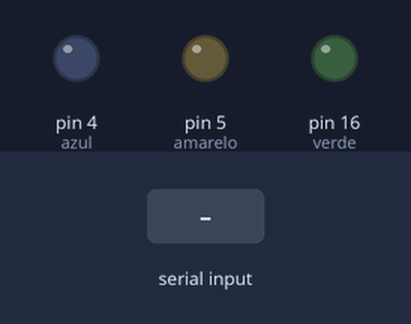
Simulated run of this sketch. Board: Arduino Uno, built with avr-gcc and run on an emulated ATmega328P. Parts: output pins drawn as LEDs (lit = HIGH). The inputs (shaded band) are chosen by the test bench.

Above: at 1.2 s.
1.3 s: "1" received over the second serial link
At 1.6 s:
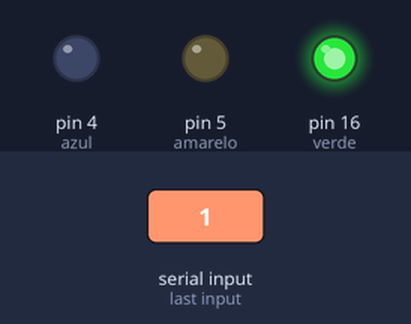
2.8 s: "2" received over the second serial link
At 3.9 s:
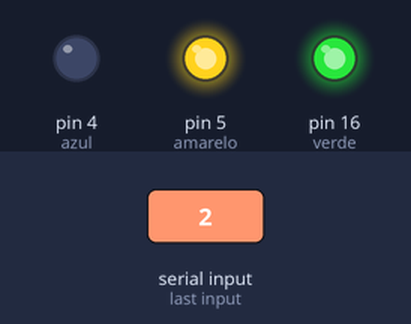
4.3 s: "3" received over the second serial link
At 5.1 s:
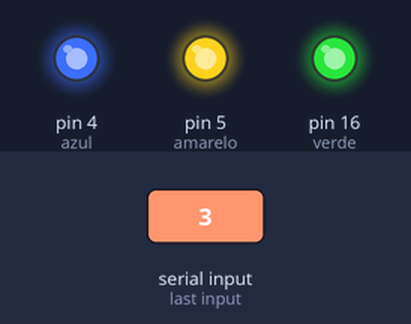
5.8 s: "0" received over the second serial link
At 6.2 s:
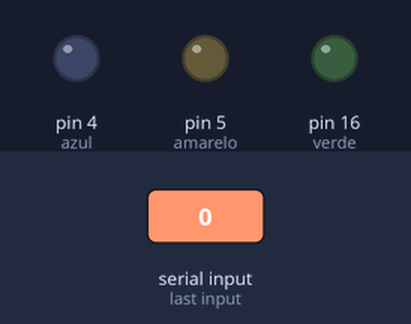
7.3 s: "2" received over the second serial link
At 8.5 s:
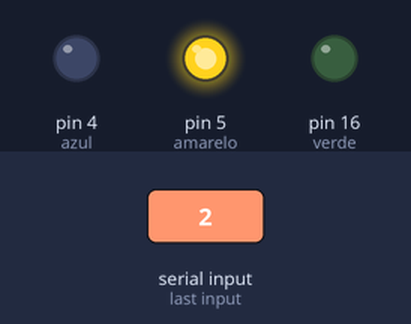
8.8 s: "3" received over the second serial link
At 9.7 s:
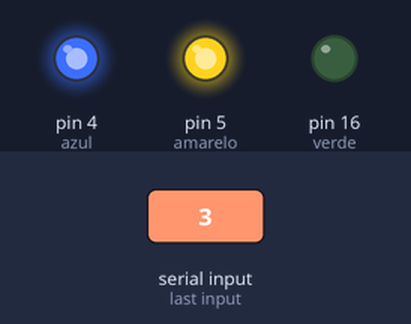
Timing chart, 0 to 11.3 s (numbered marks = the images above; inputs shaded):
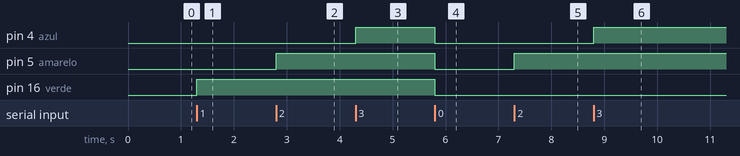

Measured:
- after the input at 1.3 s, pin 16 (verde): LOW → HIGH at once
- after the input at 2.8 s, pin 5 (amarelo): LOW → HIGH at once
- after the input at 4.3 s, pin 4 (azul): LOW → HIGH at once
- after the input at 5.8 s, pin 4 (azul), pin 5 (amarelo), pin 16 (verde): HIGH → LOW at once
- after the input at 7.3 s, pin 5 (amarelo): LOW → HIGH at once
- after the input at 8.8 s, pin 4 (azul): LOW → HIGH at once

The sketch:

Bluetooth_teste.ino
```cpp
#include <SoftwareSerial.h>
#define pin_tx 1 // TX
#define pin_rx 3 // RX
#define verde 16 // D0
#define amarelo 5 // D1
#define azul 4 // D2
#define vermelho 0 // D3

SoftwareSerial blue(pin_tx, pin_rx);

int led_verde = LOW;
int led_amarelo = LOW;
int led_azul = LOW;
int led_vermelho = LOW;

void setup() {
  Serial.begin(9600);
  blue.begin(9600);
  pinMode(verde, OUTPUT);
  pinMode(amarelo, OUTPUT);
  pinMode(azul, OUTPUT);
  pinMode(vermelho, OUTPUT);
}

void loop() {
  if (blue.available())
  {
    char c = blue.read();
    if (c == '1') led_verde = HIGH;
    if (c == '2') led_amarelo = HIGH;
    if (c == '3') led_azul = HIGH;
    if (c == '4') led_vermelho = HIGH;
    if (c == '0')
    {
      led_verde = LOW;
      led_amarelo = LOW;
      led_azul = LOW;
      led_vermelho = LOW;
    }
  }
  digitalWrite(verde, led_verde);
  digitalWrite(amarelo, led_amarelo);
  digitalWrite(azul, led_azul);
  digitalWrite(vermelho, led_vermelho);
}
```
